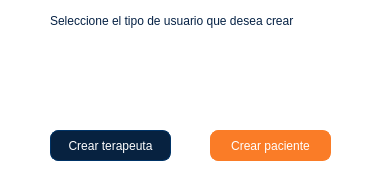
<?xml version="1.0" encoding="UTF-8"?>
<ui version="4.0">
 <class>DialogTipoUsuario</class>
 <widget class="QDialog" name="DialogTipoUsuario">
  <property name="geometry">
   <rect>
    <x>0</x>
    <y>0</y>
    <width>386</width>
    <height>169</height>
   </rect>
  </property>
  <property name="windowTitle">
   <string>Seleccionar usuario</string>
  </property>
  <property name="styleSheet">
   <string notr="true">background-color: rgb(255, 255, 255);</string>
  </property>
  <widget class="QLabel" name="label_8">
   <property name="geometry">
    <rect>
     <x>50</x>
     <y>0</y>
     <width>321</width>
     <height>41</height>
    </rect>
   </property>
   <property name="styleSheet">
    <string notr="true">color: rgb(5, 33, 68);
font: 12pt &quot;MS Shell Dlg 2&quot;;</string>
   </property>
   <property name="text">
    <string>Seleccione el tipo de usuario que desea crear</string>
   </property>
  </widget>
  <widget class="QLabel" name="label">
   <property name="geometry">
    <rect>
     <x>50</x>
     <y>40</y>
     <width>131</width>
     <height>71</height>
    </rect>
   </property>
   <property name="styleSheet">
    <string notr="true">image: url(:/iconoTerapeuta/imgTerapeuta);</string>
   </property>
   <property name="text">
    <string/>
   </property>
  </widget>
  <widget class="QLabel" name="label_2">
   <property name="geometry">
    <rect>
     <x>210</x>
     <y>40</y>
     <width>131</width>
     <height>71</height>
    </rect>
   </property>
   <property name="styleSheet">
    <string notr="true">
image: url(:/imgPaciente/imgPaciente);</string>
   </property>
   <property name="text">
    <string/>
   </property>
  </widget>
  <widget class="QPushButton" name="btnCrearTerapeuta">
   <property name="geometry">
    <rect>
     <x>50</x>
     <y>130</y>
     <width>121</width>
     <height>31</height>
    </rect>
   </property>
   <property name="mouseTracking">
    <bool>false</bool>
   </property>
   <property name="styleSheet">
    <string notr="true">
border-style: solid;
border-width: 1px;
border-color: rgb(0, 51, 102);
background-color: rgb(7, 34, 64);
color: rgb(255, 255, 255);
border-radius: 8px;
font: 11pt &quot;MS Shell Dlg 2&quot;;</string>
   </property>
   <property name="text">
    <string>Crear terapeuta</string>
   </property>
  </widget>
  <widget class="QPushButton" name="btnCrearPaciente">
   <property name="geometry">
    <rect>
     <x>210</x>
     <y>130</y>
     <width>121</width>
     <height>31</height>
    </rect>
   </property>
   <property name="styleSheet">
    <string notr="true">
border-style: solid;
border-width: 1px;
;
border-color: rgb(250, 124, 39);
background-color: rgb(250, 124, 39);
color: rgb(255, 255, 255);
border-radius: 8px;
font: 11pt &quot;MS Shell Dlg 2&quot;;</string>
   </property>
   <property name="text">
    <string>Crear paciente</string>
   </property>
  </widget>
 </widget>
 <resources>
  <include location="../Desktop/ProyectosPhyton/NaoAplicationMVC - copia/vista/imgNaoAplication.qrc"/>
 </resources>
 <connections/>
</ui>
